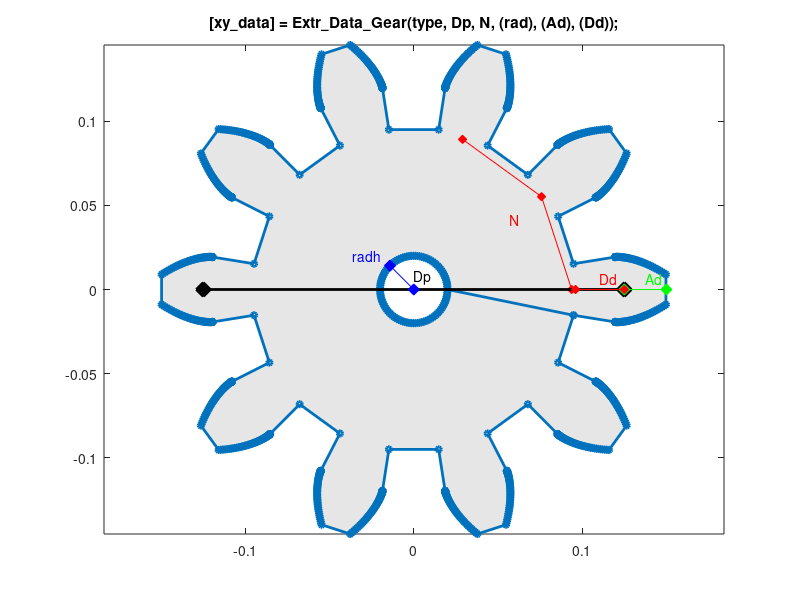

The MATLAB script that drew this image:
function [xy_data] = sm_extr_data_gear(type, Dp, N, radh, varargin)
% EXTR_DATA_GEAR Produce extrusion data for a involute gear cross-section 5
% as a set of vertices. The pressure angle is assumed to be 14.5 deg.
%   [xy_data] = sm_extr_data_gear(type, Dp, N, radh, varargin)
%   This function returns x-y data for an involute gear.
%   You can specify:
%       type            - 'internal' or 'external'
%       Dp              - Pitch diameter of the gear
%       N               - Number of teeth
%       radh            - Radius of center hole for external gears
%                       - Outer ring thickness for internal gears
%       5th Input       - Addendum
%       6th Input       - Dedendum
%
%   To see a plot showing parameter values, enter the name
%   of the function with no arguments or with just the gear type
%   >> sm_extr_data_gear
%   >> sm_extr_data_gear('internal')
%
%   To see a plot created with your parameter values,
%   add 'plot' as the final argument
%   >> sm_extr_data_gear('internal',0.25, 20, 0.01, 'plot')

% Copyright 2013-2018 The MathWorks, Inc.

Ap = 14.5; % Pressure Angle
showplot = 'n';

% Default data to show diagram
if (nargin == 0)
    type = 'external';
    Dp = 0.25;
    N = 10;
    radh = 0.02;
end

if (nargin == 1)
    Dp = 0.25;
    N = 10;
    radh = 0.02;
    showplot = 'plot';
end

% Calculate defaults based on required parameters
Ad = Dp/N;
Dd = 1.157*Ad;

% Check if plot requested or Ad specified
if nargin==5
    if ischar(varargin{1})   % Plot requested
        showplot = varargin{1};
    else
        Ad = varargin{1};    % Ad specified
    end
    Dd = 1.157*Ad;           % Recalculate Dd default
end

% Check if plot requested or Dd specified
if nargin==6
    Ad   = varargin{1};       % Ad specified
    if ischar(varargin{2})    % Plot requested
        showplot = varargin{2};
    else
        Dd = varargin{2};     % Dd specified
    end
end

% Check if plot requested
if nargin==7
    Ad   = varargin{1};       % Ad specified
    Dd   = varargin{2};       % Dd specified
    if ischar(varargin{3})    % Plot requested
        showplot = varargin{3};
    end
end

Db = Dp*cos(Ap*pi/180); % Base diameter
Do = Dp + 2*Ad; % Outer diameter
Dr = Dp - 2*Dd; % Root diameter

% Tooth face profile
lambda = linspace(0, sqrt((Do/Db)^2 - 1), 50); % Sample 50 points along curve
pts = [cos(lambda); sin(lambda)];
face_profile = [[Dr/2; 0], (Db/2) * (pts + [lambda; -lambda] .* flipud(pts))];
r = sqrt(sum(face_profile .^ 2, 1));

Yp = interp1(r,face_profile(2,:),Dp/2);
sp = Yp/Dp; cp = sqrt(1-sp^2);

% Rotate and mirror face profile
R = [cp sp; -sp cp];
face_profile = R*face_profile;
Wang = pi/N;
R = [cos(Wang/2) sin(Wang/2); -sin(Wang/2) cos(Wang/2)];
face_profile = R*face_profile;

mrr_face_profile = [face_profile(1,end:-1:1); -face_profile(2,end:-1:1)];
tooth_profile = [face_profile mrr_face_profile];

% Internal or external
if (strcmpi(type,'internal'))
    tooth_profile(1,:) = [tooth_profile(1,:)-(Dp)];
    tooth_profile = fliplr(tooth_profile);
end

% Replicate teeth
gear_profile = tooth_profile;
R = [cos(2*Wang) -sin(2*Wang); sin(2*Wang) cos(2*Wang)];
for idx=1:N-1
    tooth_profile = R*tooth_profile;
    gear_profile = [gear_profile tooth_profile];
end

if (strcmpi(type,'internal'))
    Outer_Ring = -1*(Dp/2+Dd+radh)*[cos(0:2*pi/100:2*pi); sin(0:2*pi/100:2*pi)]';
    xy_data = [Outer_Ring;flipud(gear_profile');gear_profile(:,end)'];
else
    xy_data = gear_profile';
end

if (strcmpi(type,'external') && radh > 0)
    th = linspace(0,-2*pi,100)';
    hole_xsec = [radh*cos(th) radh*sin(th)];
    xy_data = [xy_data; xy_data(1,:); hole_xsec];
end

% Plot diagram to show parameters and extrusion
if (nargin == 0 || strcmpi(showplot,'plot'))
    
    % Figure name
    figString = ['h1_' mfilename];
    % Only create a figure if no figure exists
    figExist = 0;
    fig_hExist = evalin('base',['exist(''' figString ''')']);
    if (fig_hExist)
        figExist = evalin('base',['ishandle(' figString ') && strcmp(get(' figString ', ''type''), ''figure'')']);
    end
    if ~figExist
        fig_h = figure('Name',figString);
        assignin('base',figString,fig_h);
    else
        fig_h = evalin('base',figString);
    end
    figure(fig_h)
    clf(fig_h)
    
    
    % Plot extrusion
    patch(xy_data(:,1),xy_data(:,2),[1 1 1]*0.90,'EdgeColor','none');
    hold on
    plot(xy_data(:,1),xy_data(:,2),'-','Marker','o','MarkerSize',4,'LineWidth',2);
    axis('equal');
    
    % Show parameters
    hold on
    
    teeth_pts = 0.75*Dp/2*[sin(1*Wang) cos(1*Wang);sin(3*Wang) cos(3*Wang); sin(5*Wang) cos(5*Wang)];
    plot(teeth_pts(:,1),teeth_pts(:,2),'r-d','MarkerFaceColor','r');
    text(teeth_pts(2,1)*0.75,teeth_pts(2,2)*0.75,'{\color{red}N}');
    
    plot([-Dp/2 Dp/2*sin(90*pi/180)],[0 Dp/2*cos(90*pi/180)],'k-d','MarkerFaceColor','k','MarkerSize',10,'LineWidth',2);
    text(0,0.7*Dp/4*cos(80*pi/180),'Dp');
    
    % Ad and Dd directions are opposite for internal gears
    sign=1;
    if (strcmpi(type,'internal'))
        sign = -1;
        plot([(Dp/2-Dd*sign) (Dp/2-Dd*sign)+radh]*sin(90*pi/180),[Dp/2 (Dp/2-Dd*sign)]*cos(90*pi/180),'b-d','MarkerFaceColor','b','MarkerSize',8);
        text((Dp+radh)/2-Dd*sign, Dp/2/N/2,'{\color{blue}radh}');
    else
        plot([0 -radh*sind(45)],[0 radh*cosd(45)],'b-d','MarkerFaceColor','b','MarkerSize',8);
        text(-radh, radh,'{\color{blue}radh}','HorizontalAlignment','right');
    end        
    
    plot([Dp/2 (Dp/2+Ad*sign)]*sin(90*pi/180),[Dp/2 (Dp/2+Ad*sign)]*cos(90*pi/180),'g-d','MarkerFaceColor','g','MarkerSize',8);
    text(((Dp+Ad*sign)/2), Dp/2/N/2,'{\color{green}Ad}');
    
    plot([Dp/2 (Dp/2-Dd*sign)]*sin(90*pi/180),[Dp/2 (Dp/2-Dd*sign)]*cos(90*pi/180),'r-d','MarkerFaceColor','r','MarkerSize',6);
    text((Dp-Dd*sign)/2, Dp/2/N/2,'{\color{red}Dd}');
    
    title('[xy\_data] = Extr\_Data\_Gear(type, Dp, N, (rad), (Ad), (Dd));');
    hold off
    box on
    clear xy_data
end
